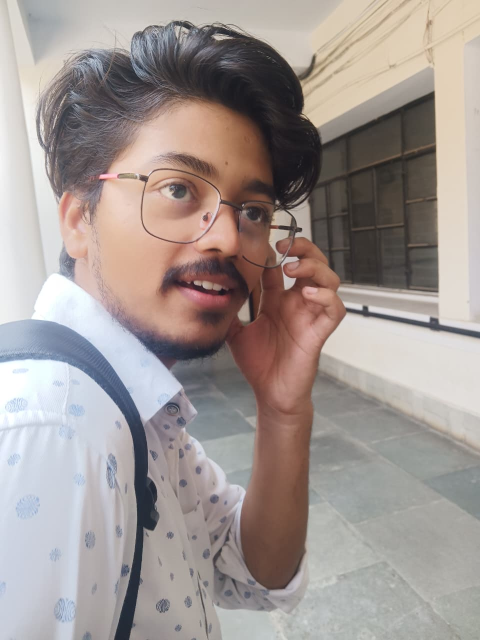
#> input picture WhatsApp Image 2025-12-19 at 11.46.04.jpeg, 960 x 1280 px (shown at 1/2 size)
$ python -i face_recognition_module.py   (imports and definitions only)
#> lines starting #> are read from the running program, lines starting #| are printed output that depends on the picture
### cascade_utils.py
import os
import sys
import urllib.request
import ssl


_THIS_DIR = os.path.dirname(os.path.abspath(__file__))
CASCADES_DIR = os.path.join(_THIS_DIR, "cascades")
HAAR_FILE = "haarcascade_frontalface_default.xml"
HAAR_URL = ("https://raw.githubusercontent.com/opencv/opencv/master/"
            "data/haarcascades/" + HAAR_FILE)


def ensure_cascades_dir():
    try:
        os.makedirs(CASCADES_DIR, exist_ok=True)
    except OSError:
        pass


def _check_path(path):
    return bool(path and os.path.isfile(path) and os.path.getsize(path) > 5000)


def _find_system_haar_xml():
    try:
        import cv2
        # Standard cv2.data location
        p = os.path.join(getattr(cv2.data, "haarcascades", ""), HAAR_FILE)
        if _check_path(p):
            return p
    except Exception:
        pass
    # Common site-packages / pip cache install locations
    base_prefixes = []
    try:
        base_prefixes.append(sys.prefix)
        base_prefixes.append(sys.base_prefix)
    except Exception:
        pass
    candidates = []
    for pr in base_prefixes:
        if not pr:
            continue
        candidates.append(os.path.join(pr, "Lib", "site-packages", "cv2", "data", HAAR_FILE))
        candidates.append(os.path.join(pr, "cv2", "data", HAAR_FILE))
        candidates.append(os.path.join(pr, "data", HAAR_FILE))
    for pr in os.environ.get("PATH", "").split(os.pathsep):
        if not pr:
            continue
        candidates.append(os.path.join(pr, "cv2", "data", HAAR_FILE))
        candidates.append(os.path.join(pr, "data", HAAR_FILE))
    for c in candidates:
        if _check_path(c):
            return c
    return None


# [14 lines left out: function _download_haar_xml, not called in this run]


def get_haar_cascade_path(force_refresh=False):
    local = os.path.join(CASCADES_DIR, HAAR_FILE)
    if not force_refresh and _check_path(local):
        return local
    sys_path = _find_system_haar_xml()
    if sys_path:
        try:
            ensure_cascades_dir()
            import shutil
            shutil.copy2(sys_path, local)
            if _check_path(local):
                return local
        except Exception:
            return sys_path
    if _download_haar_xml(local):
        return local
    return sys_path or local or None


def build_haar_cascade():
    path = get_haar_cascade_path()
    if not path or not os.path.isfile(path):
        return None, path
    import cv2
    c = cv2.CascadeClassifier(path)
    if c.empty():
        # Corrupt file: re-download once
        path2 = get_haar_cascade_path(force_refresh=True)
        if path2 and os.path.isfile(path2):
            c = cv2.CascadeClassifier(path2)
            if not c.empty():
                return c, path2
        return None, path
    return c, path


# [33 lines left out: function open_camera, not called in this run]

### face_recognition_module.py
import os
import json
import shutil
import pickle
import numpy as np
import cv2


DATA_DIR = os.path.join(os.path.dirname(os.path.abspath(__file__)), "data")
STUDENTS_FILE = os.path.join(DATA_DIR, "students.json")
FACES_FILE = os.path.join(DATA_DIR, "registered_faces.pkl")
IMAGES_DIR = os.path.join(DATA_DIR, "student_images")
RECOG_SIZE = (160, 160)

_haar_cascade = None
_mp_detector = None
_lbph_recognizer = None
_id_to_label = {}
_label_to_id = {}
_has_cv2_face = hasattr(cv2, "face") and hasattr(getattr(cv2, "face", None), "LBPHFaceRecognizer_create")


def has_face_recognizer():
    return _has_cv2_face


def ensure_dirs():
    os.makedirs(DATA_DIR, exist_ok=True)
    os.makedirs(IMAGES_DIR, exist_ok=True)


# [12 lines left out: functions load_students, save_students, not called in this run]


def _get_haar_cascade():
    global _haar_cascade
    if _haar_cascade is None or getattr(_haar_cascade, "_hc_path_bad", False):
        from cascade_utils import build_haar_cascade
        cascade, path = build_haar_cascade()
        if cascade is None or cascade.empty():
            _haar_cascade = None
            return None
        _haar_cascade = cascade
    return _haar_cascade


# [13 lines left out: function _get_mp_detector, not called in this run]


def _detect_faces_haar(rgb_image):
    h, w = rgb_image.shape[:2]
#> h = 1280; w = 960
    gray = cv2.cvtColor(rgb_image, cv2.COLOR_RGB2GRAY)
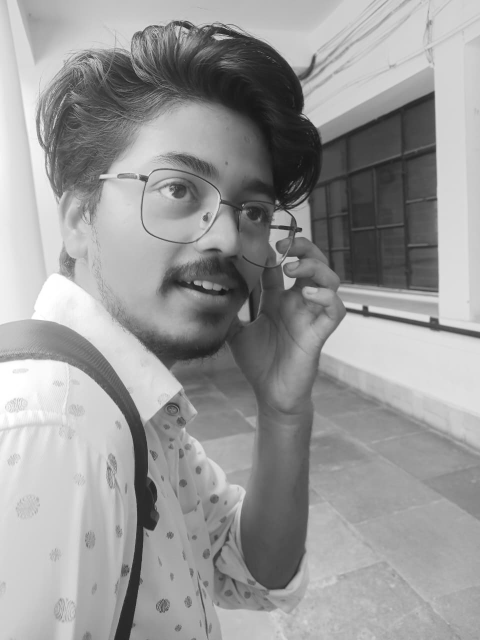
#> gray: shape (1280, 960) (shown at 1/2 size); min 18, max 255, mean 153.7
    gray = cv2.equalizeHist(gray)
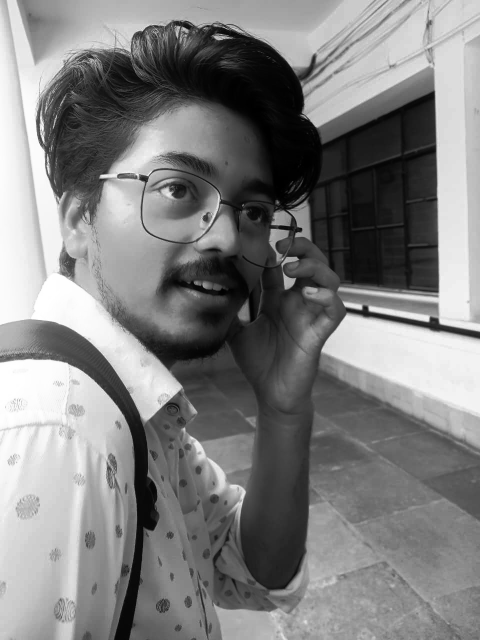
#> gray: shape (1280, 960) (shown at 1/2 size); min 0, max 255, mean 128.3
    min_size = (max(40, int(h * 0.08)), max(40, int(h * 0.08)))
#> min_size = (102, 102)
    cascade = _get_haar_cascade()
    if cascade is None:
        return []
    try:
        rects = cascade.detectMultiScale(gray, scaleFactor=1.15, minNeighbors=5,
                                         minSize=min_size, flags=cv2.CASCADE_SCALE_IMAGE)
#> rects = [[170, 192, 491, 491]]
    except Exception:
        return []
    boxes = []
    if rects is None:
        return boxes
    for (x, y, bw, bh) in rects:
        boxes.append((y, x + bw, y + bh, x))
#> this loop made 1 pass
#> after the loop, boxes = [(192, 661, 683, 170)]
    return boxes


# [262 lines left out: functions _detect_faces_mediapipe, detect_all_faces, _crop_face, _preprocess_face, _load_faces_db, _save_faces_db and 6 more, not called in this run]

>>> import cv2
>>> picture = cv2.cvtColor(cv2.imread('WhatsApp Image 2025-12-19 at 11.46.04.jpeg'), cv2.COLOR_BGR2RGB)
>>> result = _detect_faces_haar(picture)
#> result = [(192, 661, 683, 170)]
